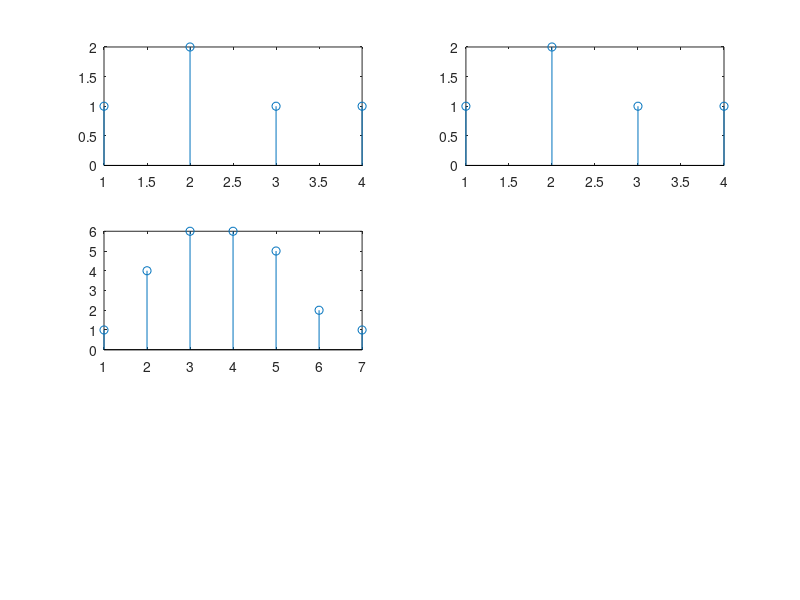

Write MATLAB code to recreate this figure.
x=[1 2 1 1];
x1=[1 1 2 1];

y=fliplr(x1);

z=conv(x,y);
subplot(3,2,1);stem(x);
subplot(3,2,2);stem(y);
subplot(3,2,3);stem(z);
